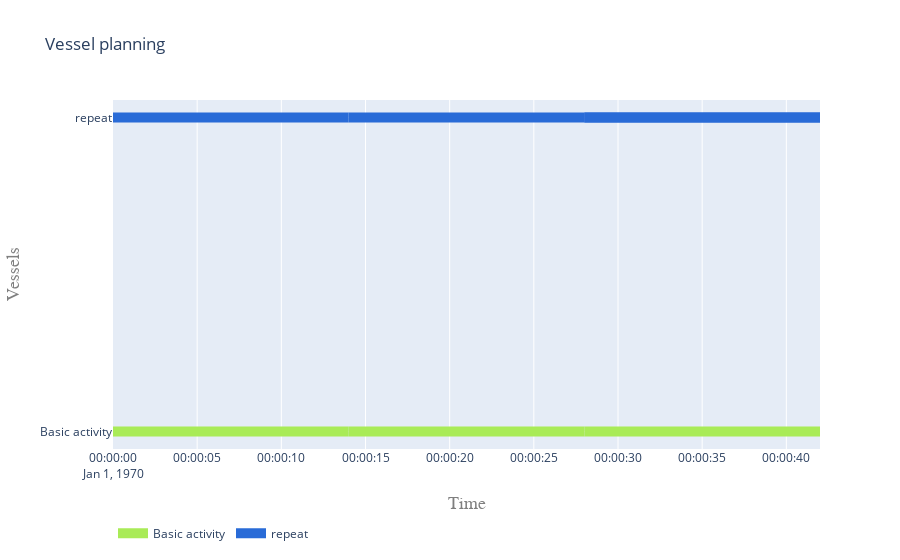

Notebook source saved alongside this figure:
### Code cell
plot.vessel_planning([activity, repeat_activity])

### Figure 1 — Plotly figure (JSON) as saved in the notebook; plotly's stock layout.template omitted (floating-point values rounded to 4 significant figures)
{"data": [{"connectgaps": false, "hoverinfo": "y+name", "line": {"color": "rgb(169,235,87)", "width": 10}, "mode": "lines", "name": "Basic activity", "type": "scatter", "x": ["1970-01-01T00:00:00", "1970-01-01T00:00:00", "1970-01-01T00:00:14", "1970-01-01T00:00:14", "1970-01-01T00:00:14", "1970-01-01T00:00:14", "1970-01-01T00:00:14", "1970-01-01T00:00:28", "1970-01-01T00:00:28", "1970-01-01T00:00:28", "1970-01-01T00:00:28", "1970-01-01T00:00:28", "1970-01-01T00:00:42", "1970-01-01T00:00:42", "1970-01-01T00:00:42"], "y": ["Basic activity", "Basic activity", "Basic activity", "Basic activity", null, "Basic activity", "Basic activity", "Basic activity", "Basic activity", null, "Basic activity", "Basic activity", "Basic activity", "Basic activity", null]}, {"connectgaps": false, "hoverinfo": "y+name", "line": {"color": "rgb(41,107,215)", "width": 10}, "mode": "lines", "name": "repeat", "type": "scatter", "x": ["1970-01-01T00:00:00", "1970-01-01T00:00:00", "1970-01-01T00:00:14", "1970-01-01T00:00:14", "1970-01-01T00:00:14", "1970-01-01T00:00:14", "1970-01-01T00:00:14", "1970-01-01T00:00:28", "1970-01-01T00:00:28", "1970-01-01T00:00:28", "1970-01-01T00:00:28", "1970-01-01T00:00:28", "1970-01-01T00:00:42", "1970-01-01T00:00:42", "1970-01-01T00:00:42", "1970-01-01T00:00:28", "1970-01-01T00:00:28", "1970-01-01T00:00:42", "1970-01-01T00:00:42", "1970-01-01T00:00:42"], "y": ["repeat", "repeat", "repeat", "repeat", null, "repeat", "repeat", "repeat", "repeat", null, "repeat", "repeat", "repeat", "repeat", null, "repeat", "repeat", "repeat", "repeat", null]}], "layout": {"hovermode": "closest", "legend": {"orientation": "h", "x": 0, "y": -0.2}, "title": {"text": "Vessel planning"}, "xaxis": {"range": ["1970-01-01T00:00:00", "1970-01-01T00:00:42"], "title": {"font": {"color": "#7f7f7f", "family": "Courier New, monospace", "size": 18}, "text": "Time"}}, "yaxis": {"title": {"font": {"color": "#7f7f7f", "family": "Courier New, monospace", "size": 18}, "text": "Vessels"}}}}
